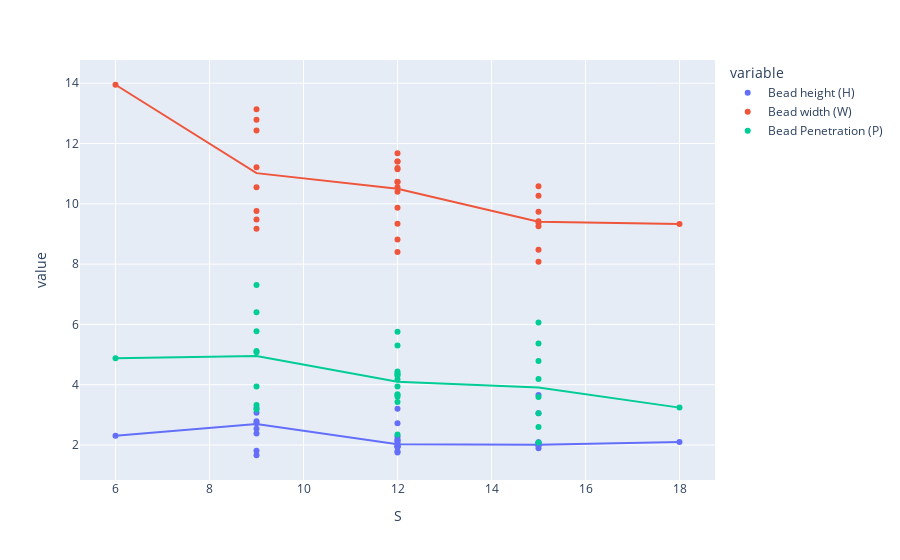

Here is the notebook cell this chart was saved with:
### Code cell
fig = px.scatter(data, x="S", y=["Bead height (H)", "Bead width (W)", "Bead Penetration (P)"], trendline="lowess")
fig.show()

### Figure 1 — Plotly figure (JSON) as saved in the notebook; plotly's stock layout.template omitted (floating-point values rounded to 4 significant figures)
{"data": [{"hovertemplate": "variable=Bead height (H)<br>S=%{x}<br>value=%{y}<extra></extra>", "legendgroup": "Bead height (H)", "marker": {"color": "#636efa", "symbol": "circle"}, "mode": "markers", "name": "Bead height (H)", "orientation": "v", "showlegend": true, "type": "scatter", "x": [9, 9, 9, 9, 15, 15, 15, 15, 9, 9, 9, 9, 15, 15, 15, 15, 12, 12, 12, 12, 6, 18, 12, 12, 12, 12, 12, 12, 12, 12, 12], "xaxis": "x", "y": [2.38, 2.54, 3.07, 2.79, 2.03, 1.98, 1.89, 1.99, 1.81, 1.66, 3.23, 2.72, 2.09, 2.08, 3.66, 3.05, 2.72, 2.13, 1.96, 3.2, 2.31, 2.1, 1.96, 2.07, 2.29, 2.14, 1.79, 2.2, 1.93, 1.75, 1.94], "yaxis": "y"}, {"hovertemplate": "<b>LOWESS trendline</b><br><br>variable=Bead height (H)<br>S=%{x}<br>value=%{y} <b>(trend)</b><extra></extra>", "legendgroup": "Bead height (H)", "marker": {"color": "#636efa", "symbol": "circle"}, "mode": "lines", "name": "Bead height (H)", "showlegend": false, "type": "scatter", "x": [6, 9, 9, 9, 9, 9, 9, 9, 9, 12, 12, 12, 12, 12, 12, 12, 12, 12, 12, 12, 12, 12, 15, 15, 15, 15, 15, 15, 15, 15, 18], "xaxis": "x", "y": [2.31, 2.7, 2.7, 2.7, 2.7, 2.7, 2.7, 2.7, 2.7, 2.023, 2.023, 2.023, 2.023, 2.023, 2.023, 2.023, 2.023, 2.023, 2.023, 2.023, 2.023, 2.023, 2.011, 2.011, 2.011, 2.011, 2.011, 2.011, 2.011, 2.011, 2.1], "yaxis": "y"}, {"hovertemplate": "variable=Bead width (W)<br>S=%{x}<br>value=%{y}<extra></extra>", "legendgroup": "Bead width (W)", "marker": {"color": "#EF553B", "symbol": "circle"}, "mode": "markers", "name": "Bead width (W)", "orientation": "v", "showlegend": true, "type": "scatter", "x": [9, 9, 9, 9, 15, 15, 15, 15, 9, 9, 9, 9, 15, 15, 15, 15, 12, 12, 12, 12, 6, 18, 12, 12, 12, 12, 12, 12, 12, 12, 12], "xaxis": "x", "y": [10.55, 12.43, 9.76, 13.14, 10.27, 9.26, 9.37, 9.42, 9.17, 11.21, 9.48, 12.79, 8.08, 9.74, 8.48, 10.58, 8.82, 11.4, 8.4, 9.34, 13.95, 9.33, 10.4, 9.87, 10.55, 11.15, 10.73, 11.68, 11.4, 11.19, 10.72], "yaxis": "y"}, {"hovertemplate": "<b>LOWESS trendline</b><br><br>variable=Bead width (W)<br>S=%{x}<br>value=%{y} <b>(trend)</b><extra></extra>", "legendgroup": "Bead width (W)", "marker": {"color": "#EF553B", "symbol": "circle"}, "mode": "lines", "name": "Bead width (W)", "showlegend": false, "type": "scatter", "x": [6, 9, 9, 9, 9, 9, 9, 9, 9, 12, 12, 12, 12, 12, 12, 12, 12, 12, 12, 12, 12, 12, 15, 15, 15, 15, 15, 15, 15, 15, 18], "xaxis": "x", "y": [13.95, 11.02, 11.02, 11.02, 11.02, 11.02, 11.02, 11.02, 11.02, 10.5, 10.5, 10.5, 10.5, 10.5, 10.5, 10.5, 10.5, 10.5, 10.5, 10.5, 10.5, 10.5, 9.408, 9.408, 9.408, 9.408, 9.408, 9.408, 9.408, 9.408, 9.33], "yaxis": "y"}, {"hovertemplate": "variable=Bead Penetration (P)<br>S=%{x}<br>value=%{y}<extra></extra>", "legendgroup": "Bead Penetration (P)", "marker": {"color": "#00cc96", "symbol": "circle"}, "mode": "markers", "name": "Bead Penetration (P)", "orientation": "v", "showlegend": true, "type": "scatter", "x": [9, 9, 9, 9, 15, 15, 15, 15, 9, 9, 9, 9, 15, 15, 15, 15, 12, 12, 12, 12, 6, 18, 12, 12, 12, 12, 12, 12, 12, 12, 12], "xaxis": "x", "y": [3.94, 5.08, 5.12, 6.4, 3.05, 3.59, 4.79, 5.37, 3.33, 3.18, 7.31, 5.77, 2.6, 2.08, 6.06, 4.19, 4.44, 5.3, 2.35, 5.76, 4.88, 3.24, 4.34, 3.43, 3.6, 3.66, 4.37, 4.17, 3.94, 4.3, 3.68], "yaxis": "y"}, {"hovertemplate": "<b>LOWESS trendline</b><br><br>variable=Bead Penetration (P)<br>S=%{x}<br>value=%{y} <b>(trend)</b><extra></extra>", "legendgroup": "Bead Penetration (P)", "marker": {"color": "#00cc96", "symbol": "circle"}, "mode": "lines", "name": "Bead Penetration (P)", "showlegend": false, "type": "scatter", "x": [6, 9, 9, 9, 9, 9, 9, 9, 9, 12, 12, 12, 12, 12, 12, 12, 12, 12, 12, 12, 12, 12, 15, 15, 15, 15, 15, 15, 15, 15, 18], "xaxis": "x", "y": [4.88, 4.954, 4.954, 4.954, 4.954, 4.954, 4.954, 4.954, 4.954, 4.098, 4.098, 4.098, 4.098, 4.098, 4.098, 4.098, 4.098, 4.098, 4.098, 4.098, 4.098, 4.098, 3.908, 3.908, 3.908, 3.908, 3.908, 3.908, 3.908, 3.908, 3.24], "yaxis": "y"}], "layout": {"legend": {"title": {"text": "variable"}, "tracegroupgap": 0}, "margin": {"t": 60}, "xaxis": {"anchor": "y", "domain": [0, 1], "title": {"text": "S"}}, "yaxis": {"anchor": "x", "domain": [0, 1], "title": {"text": "value"}}}}
